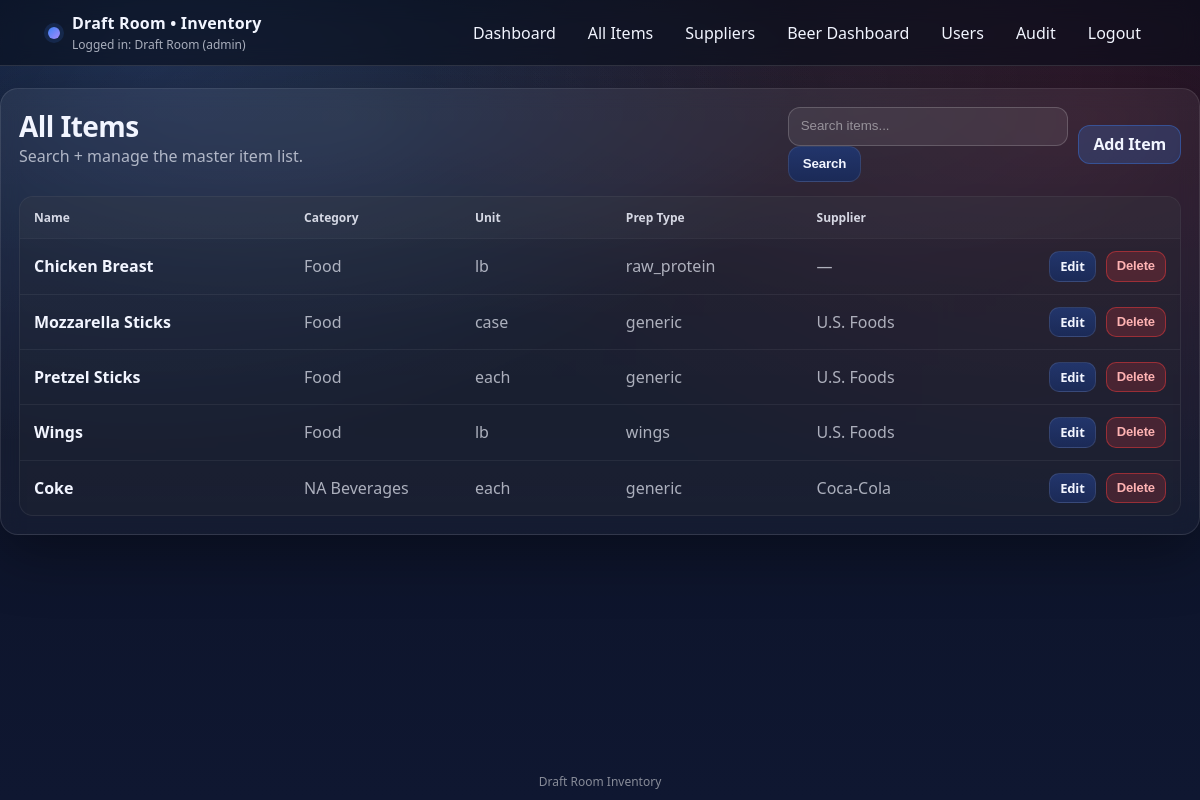
Page /items (signed in) on the earlier database version.
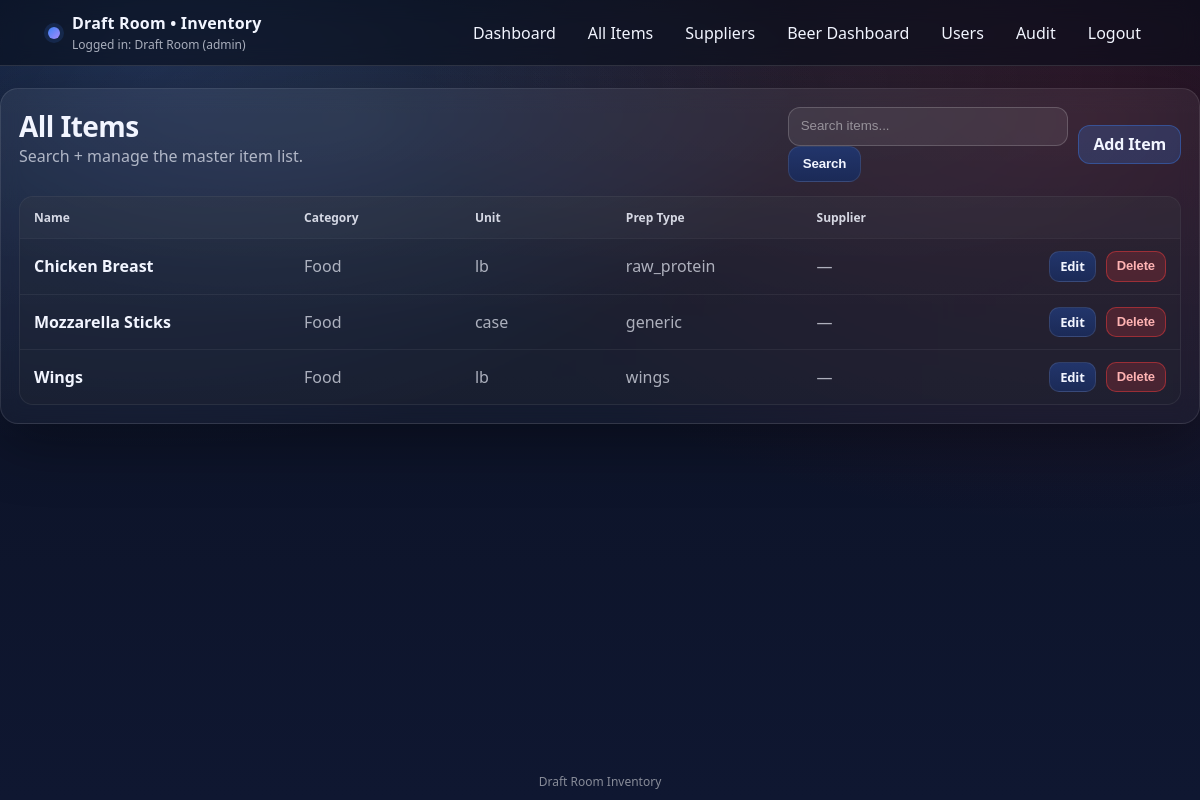
Same page on the later database version.
### app.py (models this page shows)
class User(db.Model):
    __tablename__ = "users"
    id = db.Column(db.Integer, primary_key=True)
    username = db.Column(db.String(80), unique=True, nullable=False)
    first_name = db.Column(db.String(80), nullable=True)
    last_name = db.Column(db.String(80), nullable=True)
    password_hash = db.Column(db.String(255), nullable=False)
    role = db.Column(db.String(20), nullable=False, default="staff")
    is_active = db.Column(db.Boolean, nullable=False, default=True)
    created_at = db.Column(db.DateTime, nullable=False, default=utcnow)
    def display_name(self) -> str:
        full = f"{(self.first_name or '').strip()} {(self.last_name or '').strip()}".strip()
        return full if full else self.username

class Item(db.Model):
    __tablename__ = "items"
    id = db.Column(db.Integer, primary_key=True)
    name = db.Column(db.String(200), nullable=False, unique=True)
    category = db.Column(db.String(80), nullable=False, default="Food")
    prep_type = db.Column(db.String(40), nullable=False, default="generic")
    supplier_id = db.Column(db.Integer, db.ForeignKey("suppliers.id"), nullable=True)
    unit = db.Column(db.String(30), nullable=False, default="each")
    raw_freezer_days = db.Column(db.Integer, nullable=True)
    raw_cooler_days = db.Column(db.Integer, nullable=True)
    raw_out_days = db.Column(db.Integer, nullable=True)
    prepped_freezer_days = db.Column(db.Integer, nullable=True)
    prepped_cooler_days = db.Column(db.Integer, nullable=True)
    prepped_out_days = db.Column(db.Integer, nullable=True)
    sales_mode = db.Column(db.String(30), nullable=False, default="simple")
    pack1_label = db.Column(db.String(80), nullable=True, default="Single (10)")
    pack1_mult = db.Column(db.Integer, nullable=True, default=10)
    pack2_label = db.Column(db.String(80), nullable=True, default="Double (20)")
    pack2_mult = db.Column(db.Integer, nullable=True, default=20)
    pack3_label = db.Column(db.String(80), nullable=True, default="Room 120 Single (10)")
    pack3_mult = db.Column(db.Integer, nullable=True, default=10)
    pack4_label = db.Column(db.String(80), nullable=True, default="Room 120 Double (20)")
    pack4_mult = db.Column(db.Integer, nullable=True, default=20)
    created_at = db.Column(db.DateTime, nullable=False, default=utcnow)
    lots = db.relationship("InventoryLot", backref="item", cascade="all, delete-orphan")

class Supplier(db.Model):
    __tablename__ = "suppliers"
    id = db.Column(db.Integer, primary_key=True)
    name = db.Column(db.String(160), nullable=False, unique=True)
    contact_name = db.Column(db.String(160), nullable=True)
    phone = db.Column(db.String(60), nullable=True)
    email = db.Column(db.String(160), nullable=True)
    notes = db.Column(db.String(400), nullable=True)
    created_at = db.Column(db.DateTime, nullable=False, default=utcnow)
    items = db.relationship("Item", backref="supplier")

### app.py (the view)
@app.get("/items")
def items_all():
    guard = require_view_access()
    if guard:
        return guard
    q = (request.args.get("q") or "").strip()
    query = Item.query
    if q:
        query = query.filter(Item.name.ilike(f"%{q}%"))
    items = query.order_by(Item.category.asc(), Item.name.asc()).all()
    suppliers = Supplier.query.order_by(Supplier.name.asc()).all()
    return render_template("items.html", items=items, suppliers=suppliers, q=q)

### app.py (called while the page is built)
def role_rank(role: str | None) -> int:
    if not role:
        return 0
    return ROLE_RANK.get(role.strip().lower(), 0)

def current_user() -> Optional["User"]:
    uid = session.get("user_id")
    if not uid:
        return None
    try:
        return User.query.get(int(uid))
    except Exception:
        return None

def current_user_role() -> str:
    if session.get("break_glass_admin") is True:
        return "admin"
    u = current_user()
    if not u:
        return ""
    return (u.role or "").lower()

def is_logged_in() -> bool:
    return (session.get("break_glass_admin") is True) or (session.get("user_id") is not None)

def can_manage_users() -> bool:
    return current_user_role() == "admin"

def can_edit_inventory() -> bool:
    return role_rank(current_user_role()) >= ROLE_RANK["manager"]

def can_view_inventory() -> bool:
    return role_rank(current_user_role()) >= ROLE_RANK["staff"] or (session.get("break_glass_admin") is True)

def require_view_access():
    if not is_logged_in():
        return redirect("/login")
    if session.get("break_glass_admin") is True:
        return None
    if not can_view_inventory():
        session.clear()
        flash("Access denied.", "error")
        return redirect("/login")
    return None

@app.context_processor
def inject_user():
    u = current_user()
    return {
        "auth_user": u,
        "auth_break_glass": bool(session.get("break_glass_admin") is True),
        "auth_role": current_user_role(),
        "can_edit_inventory": can_edit_inventory(),
        "can_manage_users": can_manage_users(),
    }

### templates/items.html (shortened to what this page needs)
{% extends "base.html" %}
{% block content %}
<section class="card">
  <div class="cardhead">
    <div>
      <h1>All Items</h1>
      <span class="muted">Search + manage the master item list.</span>
    </div>
    <div class="actions">
      <form method="GET" action="/items" class="inline">
        <input class="input" name="q" placeholder="Search items..." value="{{ q or '' }}">
        <button class="btn" type="submit">Search</button>
      </form>
      {% if can_edit_inventory %}
        <a class="btn primary" href="/items/new">Add Item</a>
      {% endif %}
    </div>
  </div>
  {% if items and items|length > 0 %}
    <div class="table">
      <div class="row head" style="grid-template-columns: 1.3fr .8fr .7fr .9fr .9fr .8fr;">
        <div>Name</div>
        <div>Category</div>
        <div>Unit</div>
        <div>Prep Type</div>
        <div>Supplier</div>
      </div>
      {% for it in items %}
        <div class="row" style="grid-template-columns: 1.3fr .8fr .7fr .9fr .9fr .8fr;">
          <div class="strong">
            <a class="navlink" style="padding:0; border:none;" href="/items/{{ it.id }}">{{ it.name }}</a>
          </div>
          <div class="muted">{{ it.category }}</div>
          <div class="muted">{{ it.unit }}</div>
          <div class="muted">{{ it.prep_type }}</div>
          <div class="muted">{{ it.supplier.name if it.supplier else "—" }}</div>
          <div class="row-actions">
            {% if can_edit_inventory %}
              <a class="btn small" href="/items/{{ it.id }}/edit">Edit</a>
              <form method="POST" action="/items/{{ it.id }}/delete" class="inline">
                <button class="btn small danger" type="submit"
                        onclick="return confirm('Delete this item? (Only allowed if no history exists)')">
                  Delete
                </button>
              </form>
            {% else %}
              <span class="muted smalltxt">view only</span>
            {% endif %}
          </div>
        </div>
      {% endfor %}
    </div>
  {% else %}
    <div class="empty">No items yet.</div>
  {% endif %}
</section>
{% endblock %}

### templates/base.html (shortened to what this page needs)
<!DOCTYPE html>
<html lang="en">
<head>
  <link rel="stylesheet" href="/static/style.css">
</head>
<body>
  <div class="bg"></div>
  <header class="topbar">
    <div class="topbar-inner">
      <div class="brand">
        <div class="dot"></div>
        <div>
          <div class="brand-title">Draft Room • Inventory</div>
          <div class="brand-sub">
            {% if auth_break_glass %}
              Logged in: Break-glass Admin
            {% elif auth_user %}
              Logged in: {{ auth_user.display_name() }} ({{ auth_role }})
            {% else %}
              Not logged in
            {% endif %}
          </div>
        </div>
      </div>
      <nav class="nav">
        {% if auth_user or auth_break_glass %}
          <a class="navlink" href="/">Dashboard</a>
          <a class="navlink" href="/items">All Items</a>
          <a class="navlink" href="/suppliers">Suppliers</a>
          <a class="navlink" href="/beers/dashboard">Beer Dashboard</a>
          {% if can_manage_users %}
            <a class="navlink" href="/users">Users</a>
            <a class="navlink" href="/audit">Audit</a>
          {% endif %}
          <a class="navlink" href="/logout">Logout</a>
        {% else %}
          <a class="navlink" href="/login">Login</a>
        {% endif %}
      </nav>
    </div>
  </header>
  <main class="container">
    {% block content %}{% endblock %}
  </main>
  <footer class="footer">Draft Room Inventory</footer>
</body>
</html>

Differences in the rows shown:
removed Item: name "Pretzel Sticks", category "Food", unit "each", prep_type "generic", supplier "U.S. Foods"
removed Item: name "Coke", category "NA Beverages", unit "each", prep_type "generic", supplier "Coca-Cola"
changed Item "Mozzarella Sticks": supplier "U.S. Foods" → "—"
changed Item "Wings": supplier "U.S. Foods" → "—"
